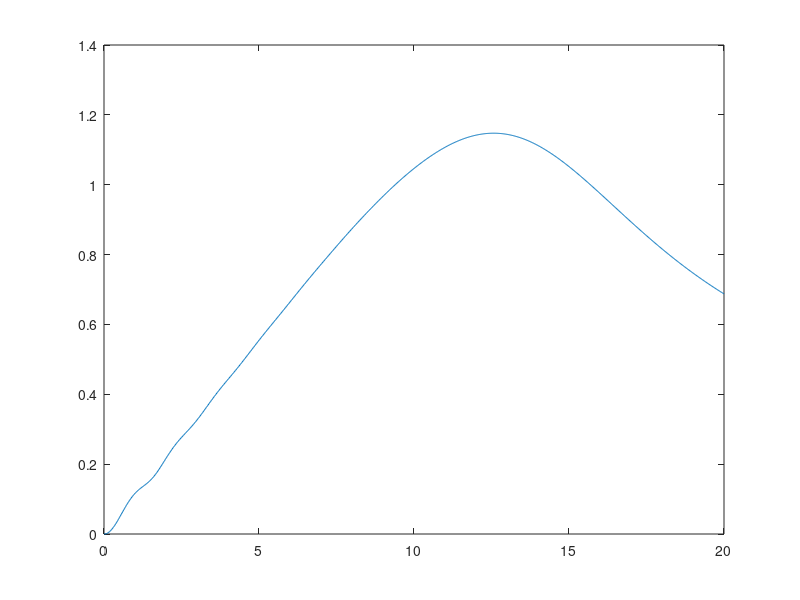

Write the MATLAB code that produced this figure.
clc;
clearvars;
close all


d = 8; %dimension of the annihilation and creation operator
J = 1;
X = 0.5;
K = 1;
P = 0.2; %Incohernet pumping
wc = 0;
wl = 10;
swtich_H_I = 1;

dt = 0.01;
T = 0:dt:10;

Inten = 20;
E = linspace(0,Inten, length(T));

a = diag(sqrt(1:d-1),1); %annihilation operator
I_a = eye(d);


nth = 0.5;



psi = I_a(:,1);
rho = psi*psi';
% trace(rho*a'*a'*a*a)/trace(rho*a'*a)
% rho = Rho_th;
%%

for t=1:length(T)


    full(t) = trace(rho*a);
    % g2(t) = trace(rho*a'*a'*a*a)/trace(rho*a'*a);


    K1 = -1i*(wc - wl)*(a'*a*rho - rho*a'*a) - 1i*X*(a'*a'*a*a*rho - rho*a'*a'*a*a) ...
         + (E(t)*a' - E(t)*a)*rho - rho*(E(t)*a' - E(t)*a) ...
         + K*(2*a*rho*a' - rho*a'*a - a'*a*rho + 2*nth*(a*rho*a' - rho*a*a' - a'*a*rho + a'*rho*a));

    rho1 = rho + 0.5*dt*K1;

    K2 = -1i*(wc - wl)*(a'*a*rho1 - rho1*a'*a) - 1i*X*(a'*a'*a*a*rho1 - rho1*a'*a'*a*a) ...
         + (E(t)*a' - E(t)*a)*rho1 - rho1*(E(t)*a' - E(t)*a) ...
         + K*(2*a*rho1*a' - rho1*a'*a - a'*a*rho1 + 2*nth*(a*rho1*a' - rho1*a*a' - a'*a*rho1 + a'*rho1*a));

    rho2 = rho + 0.5*dt*K2;
    
    K3 = -1i*(wc - wl)*(a'*a*rho2 - rho2*a'*a) - 1i*X*(a'*a'*a*a*rho2 - rho2*a'*a'*a*a) ...
         + (E(t)*a' - E(t)*a)*rho2 - rho2*(E(t)*a' - E(t)*a) ...
         + K*(2*a*rho2*a' - rho2*a'*a - a'*a*rho2 + 2*nth*(a*rho2*a' - rho2*a*a' - a'*a*rho2 + a'*rho2*a));

    rho3 = rho + dt*K3;

    K4 = -1i*(wc - wl)*(a'*a*rho3 - rho3*a'*a) - 1i*X*(a'*a'*a*a*rho3 - rho3*a'*a'*a*a) ...
         + (E(t)*a' - E(t)*a)*rho3 - rho3*(E(t)*a' - E(t)*a) ...
         + K*(2*a*rho3*a' - rho3*a'*a - a'*a*rho3 + 2*nth*(a*rho3*a' - rho3*a*a' - a'*a*rho3 + a'*rho3*a));

    rho = rho + 1/6*dt*(K1+2*K2+2*K3+K4);
end


figure()
% plot(E,abs(g2))
plot(E, abs(full))
